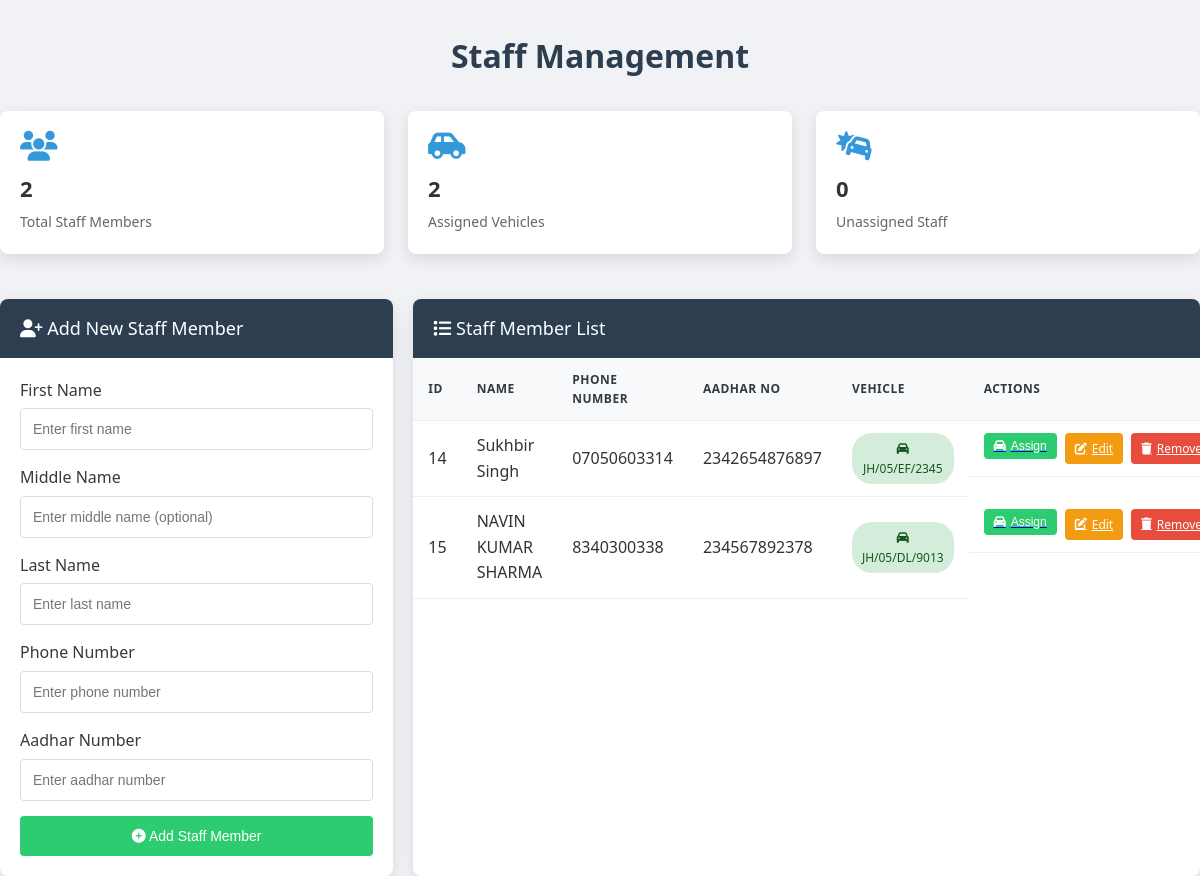
Page /php/workers.php on the earlier database version.
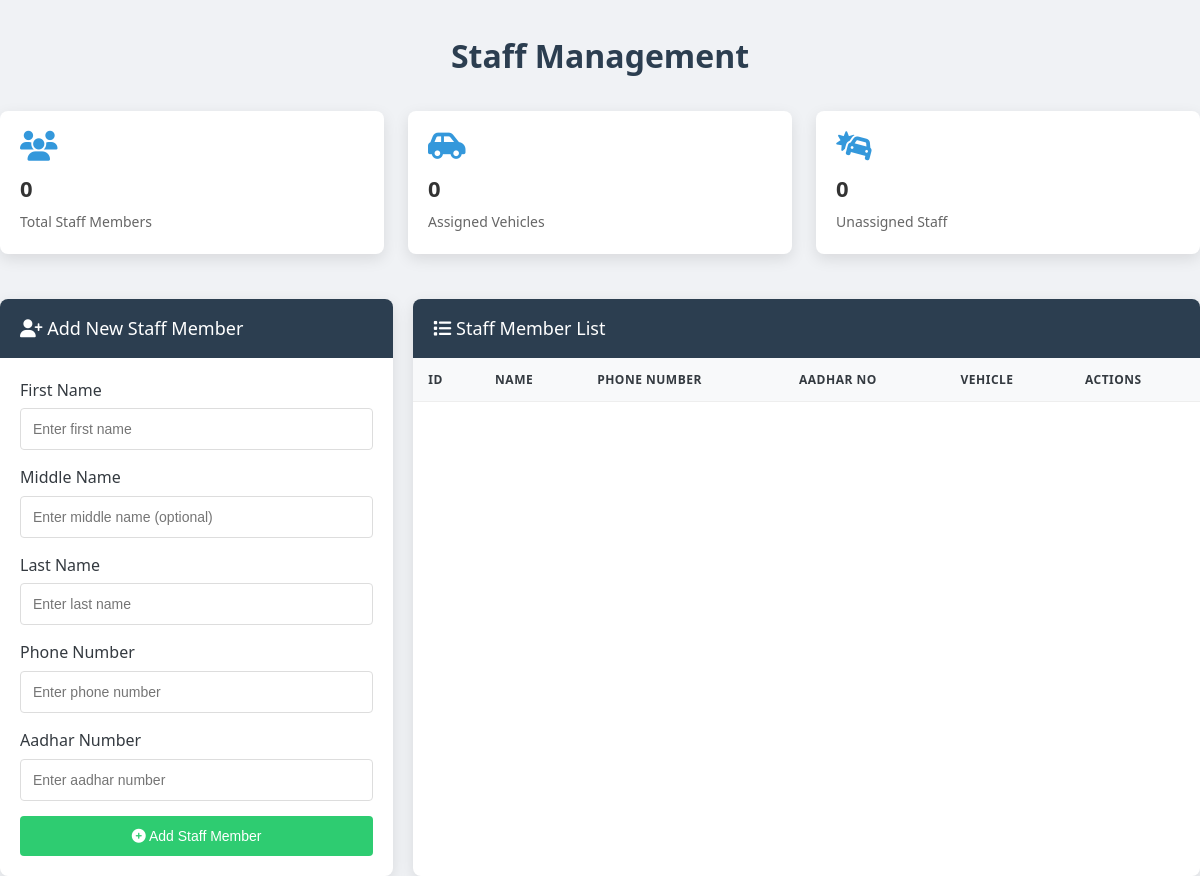
Same page on the later database version.
### tables this page shows
CREATE TABLE `members` (
  `id` int(11) NOT NULL,
  `firstname` varchar(50) NOT NULL,
  `middlename` varchar(50) DEFAULT NULL,
  `lastname` varchar(50) NOT NULL,
  `phoneNumber` varchar(15) NOT NULL,
  `aadharNo` varchar(20) NOT NULL,
  `vehicle` varchar(255) DEFAULT NULL
);

### php/workers.php (the view, shortened to what the changed rows need)
<?php
$servername = "localhost";
$username = "root";
$password = "";
$dbname = "final";
$conn = new mysqli($servername, $username, $password, $dbname);
$result = $conn->query("SELECT * FROM members");
$totalMembers = $result->num_rows;
$assignedResult = $conn->query("SELECT COUNT(*) as assigned FROM members WHERE vehicle IS NOT NULL AND vehicle != ''");
$assignedRow = $assignedResult->fetch_assoc();
$assignedVehicles = $assignedRow['assigned'];
?>
<!DOCTYPE html>
<html lang="en">
<head>
    <link rel="stylesheet" href="https://cdnjs.cloudflare.com/ajax/libs/font-awesome/6.4.0/css/all.min.css">
</head>
<body>
    <h1 class="page-title">Staff Management</h1>
    <div class="dashboard-stats">
        <div class="stat-card">
            <i class="fas fa-users"></i>
            <h3><?php echo $totalMembers; ?></h3>
            <p>Total Staff Members</p>
        </div>
        <div class="stat-card">
            <i class="fas fa-car-side"></i>
            <h3><?php echo $assignedVehicles; ?></h3>
            <p>Assigned Vehicles</p>
        </div>
    </div>
    <div class="main-container">
        <div class="form-container">
            <div class="form-header">
                <h2><i class="fas fa-user-plus"></i> Add New Staff Member</h2>
            </div>
        </div>
        <div class="table-container">
            <div class="table-header">
                <h2><i class="fas fa-list"></i> Staff Member List</h2>
            </div>
            <div style="overflow-x: auto;">
                <table class="member-table">
                    <thead>
                        <tr>
                            <th>ID</th>
                            <th>Name</th>
                            <th>Phone Number</th>
                            <th>Aadhar No</th>
                            <th>Vehicle</th>
                            <th>Actions</th>
                        </tr>
                    </thead>
                    <tbody>
                        <?php while ($row = $result->fetch_assoc()): ?>
                        <tr>
                            <td><?= $row["id"] ?></td>
                            <td>
                                <?= $row["firstname"] ?>
                                <?= $row["middlename"] ? $row["middlename"] : "" ?>
                                <?= $row["lastname"] ?>
                            </td>
                            <td><?= $row["phoneNumber"] ?></td>
                            <td><?= $row["aadharNo"] ?></td>
                            <td>
                                <?php if($row["vehicle"]): ?>
                                    <span class="badge badge-assigned">
                                        <i class="fas fa-car"></i> <?= $row["vehicle"] ?>
                                    </span>
                                <?php else: ?>
                                    <span class="badge badge-unassigned">
                                        <i class="fas fa-triangle-exclamation"></i> Not Assigned
                                    </span>
                                <?php endif; ?>
                            </td>
                            <td class="action-buttons">
                               <a href="assign_vehicle.php?id=<?= $row['id']?>"> <button class="btn btn-sm btn-success" onclick="openAssignModal(<?= $row['id'] ?>)">
                                    <i class="fas fa-car"></i> Assign
                                </button>
                                </a>
                                <a href="edit_member.php?id=<?= $row['id'] ?>" class="btn btn-sm btn-warning">
                                    <i class="fas fa-edit"></i> Edit
                                </a>
                                <a href="delete_member.php?id=<?= $row['id'] ?>" class="btn btn-sm btn-danger" onclick="return confirm('Are you sure you want to remove this member?');">
                                    <i class="fas fa-trash"></i> Remove
                                </a>
                            </td>
                        </tr>
                        <?php endwhile; ?>
                    </tbody>
                </table>
            </div>
        </div>
    </div>
</body>
</html>

Differences in the rows shown:
removed members: id "14", firstname "Sukhbir", lastname "Singh", phoneNumber "07050603314", aadharNo "2342654876897", vehicle "JH/05/EF/2345"
removed members: id "15", firstname "NAVIN", middlename "KUMAR", lastname "SHARMA", phoneNumber "8340300338", aadharNo "234567892378", vehicle "JH/05/DL/9013"
Other differences:
$totalMembers: "2" → "0"
$assignedVehicles: "2" → "0"
